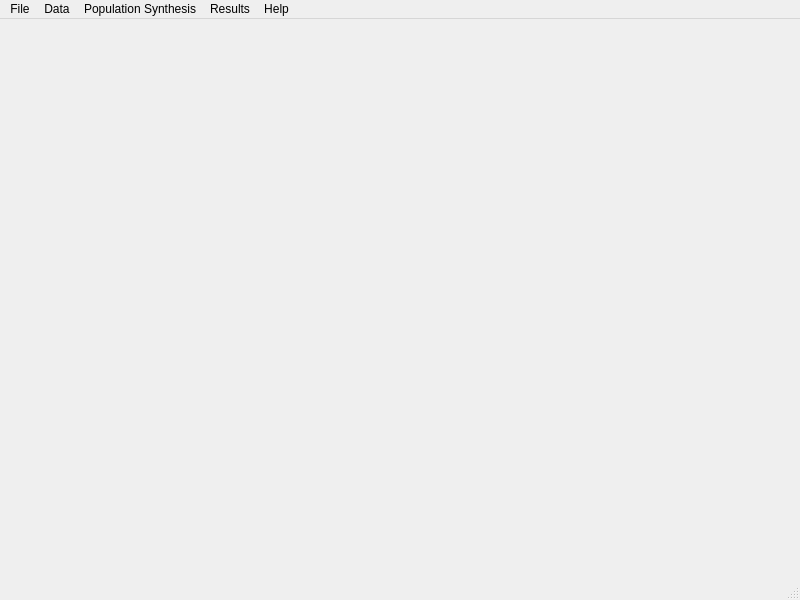
<ui version="4.0" >
 <class>MainWindow</class>
 <widget class="QMainWindow" name="MainWindow" >
  <property name="geometry" >
   <rect>
    <x>0</x>
    <y>0</y>
    <width>800</width>
    <height>600</height>
   </rect>
  </property>
  <property name="windowTitle" >
   <string>MainWindow</string>
  </property>
  <widget class="QWidget" name="centralwidget" />
  <widget class="QMenuBar" name="menubar" >
   <property name="geometry" >
    <rect>
     <x>0</x>
     <y>0</y>
     <width>800</width>
     <height>21</height>
    </rect>
   </property>
   <widget class="QMenu" name="menuFile" >
    <property name="title" >
     <string>File</string>
    </property>
    <addaction name="actionNew_Project" />
    <addaction name="actionOpen_Project" />
    <addaction name="separator" />
    <addaction name="actionSave_project" />
    <addaction name="actionSave_Project_As" />
    <addaction name="separator" />
    <addaction name="actionClose" />
    <addaction name="separator" />
    <addaction name="actionQuti" />
   </widget>
   <widget class="QMenu" name="menuData" >
    <property name="title" >
     <string>Data</string>
    </property>
    <addaction name="actionData_Source" />
    <addaction name="separator" />
    <addaction name="actionStatistics" />
    <addaction name="actionManipulation" />
    <addaction name="separator" />
   </widget>
   <widget class="QMenu" name="menuPopulation_Synthesis" >
    <property name="title" >
     <string>Population Synthesis</string>
    </property>
    <widget class="QMenu" name="menuThresholds" >
     <property name="title" >
      <string>Thresholds</string>
     </property>
     <addaction name="actionIterative_Proportional_Fitting" />
     <addaction name="actionIterative_Proportional_Fitting_2" />
     <addaction name="actionIterative_Proportional_Fitting_3" />
     <addaction name="actionHeuristic_Iterative_Fitting" />
     <addaction name="actionPopulation_Draws" />
    </widget>
    <addaction name="menuThresholds" />
   </widget>
   <widget class="QMenu" name="menuHelp" >
    <property name="title" >
     <string>Help</string>
    </property>
    <addaction name="actionHelp" />
    <addaction name="actionOnline_Help" />
    <addaction name="separator" />
    <addaction name="actionAbout_HIPGen" />
   </widget>
   <widget class="QMenu" name="menuResults" >
    <property name="title" >
     <string>Results</string>
    </property>
    <widget class="QMenu" name="menuPerformance" >
     <property name="title" >
      <string>Performance</string>
     </property>
     <widget class="QMenu" name="menuRegional" >
      <property name="title" >
       <string>Regional</string>
      </property>
      <addaction name="actionAverage_Absolute_Relative_Difference_2" />
      <addaction name="actionP_Value" />
      <addaction name="actionComparison_of_Household_Attribute_Distribution" />
      <addaction name="actionComparison_of_Person_Attribute_Distributions" />
     </widget>
     <widget class="QMenu" name="menuIndividual" >
      <property name="title" >
       <string>Individual</string>
      </property>
      <addaction name="actionAverage_Absolute_Relative_Difference_3" />
      <addaction name="actionP_Value_2" />
      <addaction name="actionComparison_of_Household_Attribute_Distribution_2" />
      <addaction name="actionComparison_of_Person_Attribute_Distribution" />
     </widget>
     <addaction name="menuRegional" />
     <addaction name="menuIndividual" />
    </widget>
    <widget class="QMenu" name="menuVisualize" >
     <property name="title" >
      <string>Visualize</string>
     </property>
     <addaction name="actionUsing_ArcGIS" />
     <addaction name="actionUsing_QGIS" />
    </widget>
    <addaction name="menuPerformance" />
    <addaction name="menuVisualize" />
    <addaction name="separator" />
    <addaction name="actionExport_Results" />
   </widget>
   <addaction name="menuFile" />
   <addaction name="menuData" />
   <addaction name="menuPopulation_Synthesis" />
   <addaction name="menuResults" />
   <addaction name="menuHelp" />
  </widget>
  <widget class="QStatusBar" name="statusbar" />
  <action name="actionNew_Project" >
   <property name="text" >
    <string>New Project</string>
   </property>
  </action>
  <action name="actionOpen_Project" >
   <property name="text" >
    <string>Open Project</string>
   </property>
  </action>
  <action name="actionSave_project" >
   <property name="text" >
    <string>Save Project</string>
   </property>
  </action>
  <action name="actionSave_Project_As" >
   <property name="text" >
    <string>Save Project As...</string>
   </property>
  </action>
  <action name="actionClose" >
   <property name="text" >
    <string>Close</string>
   </property>
  </action>
  <action name="actionQuti" >
   <property name="text" >
    <string>Quit</string>
   </property>
  </action>
  <action name="actionData_Source" >
   <property name="text" >
    <string>Data Source</string>
   </property>
  </action>
  <action name="actionStatistics" >
   <property name="text" >
    <string>Statistics</string>
   </property>
  </action>
  <action name="actionManipulation" >
   <property name="text" >
    <string>Manipulation</string>
   </property>
  </action>
  <action name="actionIterative_Proportional_Fitting" >
   <property name="text" >
    <string>Zero Cell Correction</string>
   </property>
  </action>
  <action name="actionIterative_Proportional_Fitting_2" >
   <property name="text" >
    <string>Zero Marginal Correction</string>
   </property>
  </action>
  <action name="actionIterative_Proportional_Fitting_3" >
   <property name="text" >
    <string>Iterative Proportional Fitting</string>
   </property>
  </action>
  <action name="actionHeuristic_Iterative_Fitting" >
   <property name="text" >
    <string>Heuristic Iterative Fitting</string>
   </property>
  </action>
  <action name="actionPopulation_Draws" >
   <property name="text" >
    <string>Population Draws</string>
   </property>
  </action>
  <action name="actionHelp" >
   <property name="text" >
    <string>Help</string>
   </property>
  </action>
  <action name="actionOnline_Help" >
   <property name="text" >
    <string>Online Help</string>
   </property>
  </action>
  <action name="actionAbout_HIPGen" >
   <property name="text" >
    <string>About HIPGen</string>
   </property>
  </action>
  <action name="actionAggregate_Distributions" >
   <property name="text" >
    <string>Aggregate Distributions</string>
   </property>
  </action>
  <action name="actionAverage_Absolute_Relative_Difference_2" >
   <property name="text" >
    <string>Average Absolute Relative Difference</string>
   </property>
  </action>
  <action name="actionP_Value" >
   <property name="text" >
    <string>P-Value</string>
   </property>
  </action>
  <action name="actionComparison_of_Household_Attribute_Distribution" >
   <property name="text" >
    <string>Comparison of Household Attribute Distributions</string>
   </property>
  </action>
  <action name="actionComparison_of_Person_Attribute_Distributions" >
   <property name="text" >
    <string>Comparison of Person Attribute Distributions</string>
   </property>
  </action>
  <action name="actionAverage_Absolute_Relative_Difference_3" >
   <property name="text" >
    <string>Average Absolute Relative Difference</string>
   </property>
  </action>
  <action name="actionP_Value_2" >
   <property name="text" >
    <string>P-Value</string>
   </property>
  </action>
  <action name="actionComparison_of_Household_Attribute_Distribution_2" >
   <property name="text" >
    <string>Comparison of Household Attribute Distribution</string>
   </property>
  </action>
  <action name="actionComparison_of_Person_Attribute_Distribution" >
   <property name="text" >
    <string>Comparison of Person Attribute Distribution</string>
   </property>
  </action>
  <action name="actionUsing_ArcGIS" >
   <property name="text" >
    <string>Using ArcGIS</string>
   </property>
  </action>
  <action name="actionUsing_QGIS" >
   <property name="text" >
    <string>Using QGIS</string>
   </property>
  </action>
  <action name="actionExport_Results" >
   <property name="text" >
    <string>Export Results</string>
   </property>
  </action>
 </widget>
 <resources/>
 <connections/>
</ui>
